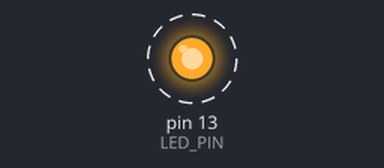
Simulated run of this sketch. Board: Arduino Uno, built with avr-gcc and run on an emulated ATmega328P. Shown: output pins drawn as LEDs (lit = HIGH). Dashed ring = blinking.

Above: at 0.5 s.
Timing chart, 0 to 4.6 s (numbered marks = the images above):
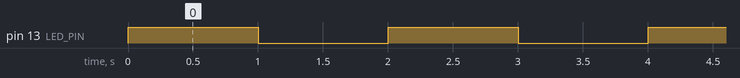

Measured:
- by itself, pin 13 (LED_PIN): alternates HIGH for 1.0 s and LOW for 1.0 s

The sketch:

blink.ino
```cpp
// blink.ino: LED on pin 13 on for 1 s, off for 1 s, forever

const int LED_PIN = 13;           // also the on-board "L" LED
const int DELAY_MS = 1000;

void setup() {
  pinMode(LED_PIN, OUTPUT);
}

void loop() {
  digitalWrite(LED_PIN, HIGH);    // LED on
  delay(DELAY_MS);
  digitalWrite(LED_PIN, LOW);     // LED off
  delay(DELAY_MS);
}
```
